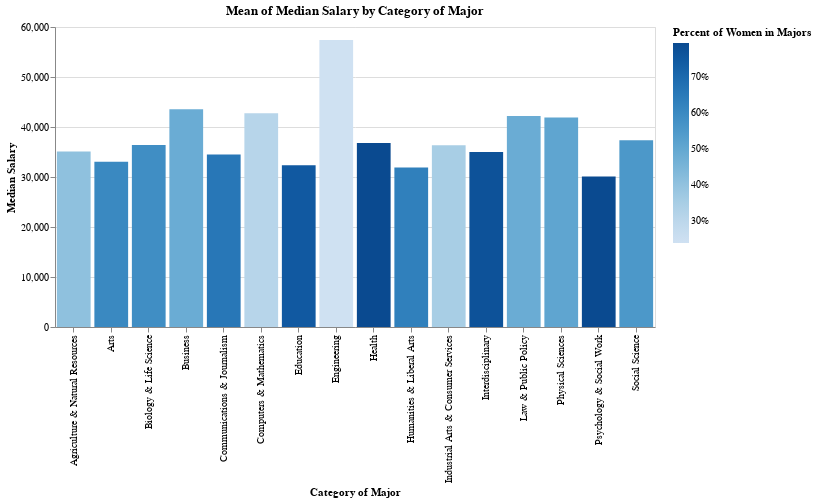

Notebook code for this chart:
### Markdown cell above
Our first bar chart shows that a major within the `Engineering` category has the highest median salary among all other majors, while our second bar chart shows us that a major within the `Education` category has the lowest median salary among all other majors.

This result naturally leads us to our next question.

### Question 7: When considering all median salaries in a category of major, which category has the highest average? Which category has the lowest?

In question \#6, we identified `Engineering` as the category of major that has the highest median salary among all our majors, and `Interdisciplinary` as the lowest. However, by knowing the average of all median salaries within a category, we might be able to draw conclusions on what majors a student should pursue if they were interested in a high salary, or which majors they should avoid if they don't want a low income.

Recall that while we were exploring relationships between our data, we established a weak, negative correlation between percentage of women in a major and median salary. Using `altair`, we can colorize our bar chart where hotter colors represent high percentages of women in a major, and cooler colors represent low percentages of women in a major. We can integrate this utility into the bar chart we are creating to answer question \#7

### Code cell
B4 = alt.Chart(recent_grads).mark_bar(color="#2d9fa1").encode(
    alt.X('Major_category',title='Category of Major'),
    alt.Y('Median',title='Median Salary',aggregate='mean'),
    color=alt.Color('ShareWomen', title='Percent of Women in Majors',legend=alt.Legend(format="%"),aggregate='mean')
).properties(title='Mean of Median Salary by Category of Major',
             width=600
)

B4

### Figure 1 — Vega-Lite specification as saved in the notebook (floating-point values rounded to 4 significant figures; data arrays with more than 128 entries replaced by an {"elided": "..."} marker saying what was removed)
{"config": {"view": {"continuousWidth": 400, "continuousHeight": 300}}, "data": {"name": "data-7fc333144f457988d01a1cd31b4e55ef"}, "mark": {"type": "bar", "color": "#2d9fa1"}, "encoding": {"color": {"type": "quantitative", "aggregate": "mean", "field": "ShareWomen", "legend": {"format": "%"}, "title": "Percent of Women in Majors"}, "x": {"type": "nominal", "field": "Major_category", "title": "Category of Major"}, "y": {"type": "quantitative", "aggregate": "mean", "field": "Median", "title": "Median Salary"}}, "title": "Mean of Median Salary by Category of Major", "width": 600, "$schema": "https://vega.github.io/schema/vega-lite/v4.8.1.json", "datasets": {"data-7fc333144f457988d01a1cd31b4e55ef": {"elided": "172 records"}}}
